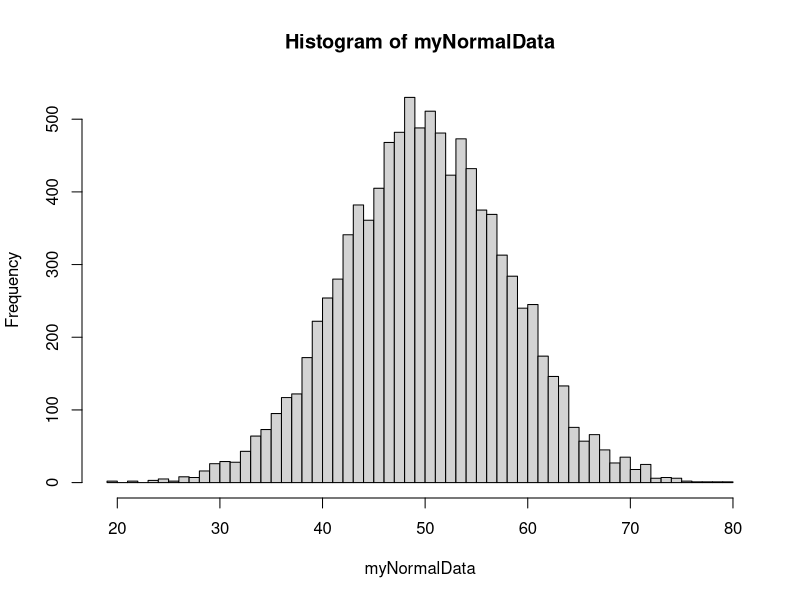

This chart was generated by the following R code:
# Step 1

library(ggplot2)
data(mpg)
head(mpg)
summary(mpg)

# Step 2

myMean <- function(vec) {
  
  n <- length(vec)
  return (sum(c(vec[1:n]))/n)
}

myMedian <- function(vec) {
  
  n <- length(vec)
  
  vec <- sort(vec, decreasing = F)
  if((n %% 2) == 0) {
    return ((vec[(n/2)] + vec[((n/2) +1)])/2)
  }
  else 
    return (vec[ceiling(n/2)])
}

myMode <- function(vec) {
  
  # Early return if vector only contains 1 value
  if(length(vec) == 1)
    return (vec[1])
  
  vec <- sort(vec, decreasing = F)
  elements <- c()
  ocurrences <- c()
  for(x in vec) {
    if(!(x %in% elements)) {
      elements[length(elements) + 1] <- x
      ocurrences[length(ocurrences) + 1] <- 1
    }
    else {
      index <- which(elements == x)[[1]]
      ocurrences[index] <- ocurrences[index] + 1
    }
  }
  
  # Test if all elements occurred the same number of times
  i <- 2
  while(ocurrences[i] == ocurrences[(i-1)]) {
    i <- i + 1
    if(i == (length(ocurrences) + 1)) return (NA)
  }
  
  # Find mode(s)
  i <- 1
  greatest <- max(ocurrences)
  modes <- c()
  for(i in 1:length(ocurrences)) {
    if(ocurrences[i] == greatest)
      modes[length(modes) + 1] <- elements[i]
    i <- i + 1
  }
  return (modes)
}

myStaDev <- function(mean, vec, type) {
  
  n <- length(vec)
  
  # o = SD of population
  if(type == 'o')
    return (sqrt(sum(c(((vec[1:n] - mean) ** 2)/n))))
  # s = SD of sample
  if(type == 's')
    return (sqrt(sum(c(((vec[1:n] - mean) ** 2)/(n-1)))))
}

myVar <- function(sd) {
  
  return (sd ** 2)
}

# Step 3

set.seed(142)
myNormalData <- rnorm(10000, mean = 50, sd = 8)
hist(myNormalData, breaks = 80)
actualMean <- mean(myNormalData)
actualSD <- sd(myNormalData)

calcMean <- myMean(myNormalData)
calcSD <- myStaDev(calcMean, myNormalData, 's')

# Find absolute and relative errors
#actualMean
#calcMean
#actualSD
#calcSD

# Step 4 - A

myCtyMean <- myMean(mpg$cty)
paste("My mpg$cty mean:", myCtyMean)
paste("Built in mpg$cty mean:", mean(mpg$cty))
paste("My mpg$cty median:", myMedian(mpg$cty))
paste("Built in mpg$cty median:", median(mpg$cty))
paste("My mpg$cty mode:", myMode(mpg$cty))
paste("My mpg$cty SD:", myStaDev(myCtyMean, mpg$cty, 's'))
paste("Built in mpg$cty SD:", sd(mpg$cty))

# Step 4 - B 

BMI <- data.frame(
  
  gender = c("Male","Male", "Female", "Male", "Female", "Female"),
  height = c(81, 93, 78, 100, 92, 75),
  weight = c(152, 171.5, 165, 140, 192.1, 180.2),
  Age = c(42, 38, 26, 52, 18, 23)
)

print(BMI)

# mean and SD of height and weight
height.mean <- myMean(BMI$height)
weight.mean <- myMean(BMI$weight)
age.mean <- myMean(BMI$Age)
height.SD <- myStaDev(height.mean, BMI$height, 's')
weight.SD <- myStaDev(weight.mean, BMI$weight, 's')
age.SD <- myStaDev(age.mean, BMI$Age, 's')
paste("My BMI$height mean:", height.mean)
paste("My BMI$weight mean:", weight.mean)
paste("My BMI$height SD:", height.SD)
paste("My BMI$weight SD:", weight.SD)

# Prob. that height is < 85
zscore <- (85 - height.mean)/height.SD

prob.LT85 <- pnorm(85, mean = height.mean, sd = height.SD, lower.tail = T, log.p = F)
prob.LT85 <- prob.LT85*100
prob.LT85

# Prob. that weight > 166
zscore <- (166 - weight.mean)/weight.SD

prob.GT166 <- pnorm(166, mean = weight.mean, sd = weight.SD, lower.tail = T, log.p = F)
prob.GT166 <- 100 - (prob.GT166*100)
prob.GT166

# Prob. that 35 < age < 45
zscore35 <- (35 - age.mean)/age.SD
zscore45 <- (45 - age.mean)/age.SD

prob.GT35LT45 <- pnorm(45, mean = age.mean, sd = age.SD, lower.tail = T, log.p = F) - pnorm(35, mean = age.mean, sd = age.SD, lower.tail = T, log.p = F)
prob.GT35LT45 <- prob.GT35LT45*100
prob.GT35LT45

